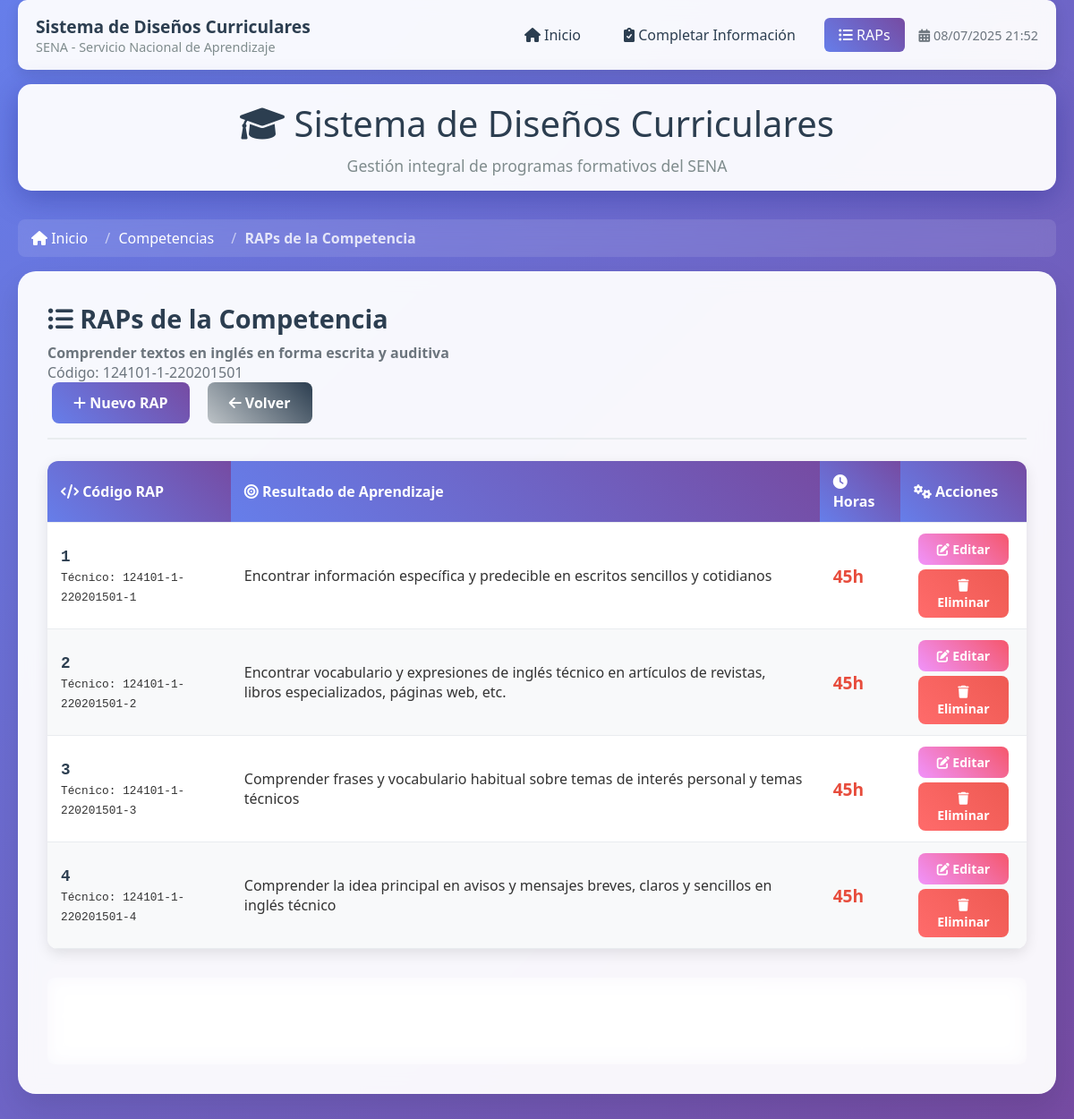
The page /?accion=ver_raps&codigo=124101-1-220201501 on the database its author committed.
### tables this page shows
CREATE TABLE `competencias` (
   
  `codigoDiseñoCompetenciaReporte` varchar(255) NOT NULL,
  `codigoCompetenciaReporte` varchar(255) NOT NULL,
  `codigoCompetenciaPDF` varchar(255) DEFAULT NULL,
  `nombreCompetencia` varchar(255) NOT NULL,
   
  `normaUnidadCompetencia` text DEFAULT NULL,
   
  `horasDesarrolloCompetencia` decimal(10,2) DEFAULT NULL,
   
  `requisitosAcademicosInstructor` text DEFAULT NULL,
  `experienciaLaboralInstructor` text DEFAULT NULL
);

CREATE TABLE `raps` (
   
  `codigoDiseñoCompetenciaReporteRap` varchar(255) NOT NULL,
  `codigoRapReporte` varchar(255) NOT NULL,
   
  `nombreRap` text DEFAULT NULL,
   
  `horasDesarrolloRap` decimal(10,2) DEFAULT NULL
);

### sql/conexion.php (called while the page is built, shortened)
<?php
class Conexion {
    private $host = 'localhost';
    private $dbname = 'disenos_curriculares';
    private $user = 'root';
    private $password = '';
    private $port = 3306;
    private $charset = 'utf8mb4';
    private $conexion;
    public function __construct() {
        try {
            $dsn = "mysql:host=$this->host;port=$this->port;dbname=$this->dbname;charset=$this->charset";
            $this->conexion = new PDO($dsn, $this->user, $this->password);
            $this->conexion->setAttribute(PDO::ATTR_ERRMODE, PDO::ERRMODE_EXCEPTION);
            $this->conexion->exec("SET NAMES 'utf8mb4' COLLATE 'utf8mb4_unicode_ci'");
        } catch (PDOException $e) {
            error_log('Error de conexión a la base de datos: ' . $e->getMessage());
            throw new Exception('Error de conexión a la base de datos');
        }
    }
    public function obtenerConexion() {
        return $this->conexion;
    }
}
?>

### math/forms/metodosDisenos.php (called while the page is built, shortened)
<?php
require_once __DIR__ . '/../../sql/conexion.php';
class MetodosDisenos extends Conexion {
    private $conexion;
    public function __construct() {
        $this->conexion = new Conexion();
        $this->conexion = $this->conexion->obtenerConexion();
    }
    public function obtenerRapsPorCompetencia($codigoDiseñoCompetenciaReporte) {
        try {
            $stmt = $this->conexion->prepare("SELECT * FROM raps WHERE codigoDiseñoCompetenciaReporteRap LIKE ? ORDER BY codigoDiseñoCompetenciaReporteRap");
            $stmt->execute([$codigoDiseñoCompetenciaReporte . '-%']);
            return $stmt->fetchAll(PDO::FETCH_ASSOC);
        } catch (PDOException $e) {
            throw new Exception("Error al obtener RAPs: " . $e->getMessage());
        }
    }
    public function obtenerCompetenciaPorCodigo($codigoDiseñoCompetenciaReporte) {
        try {
            $stmt = $this->conexion->prepare("SELECT * FROM competencias WHERE codigoDiseñoCompetenciaReporte = ?");
            $stmt->execute([$codigoDiseñoCompetenciaReporte]);
            return $stmt->fetch(PDO::FETCH_ASSOC);
        } catch (PDOException $e) {
            throw new Exception("Error al obtener competencia: " . $e->getMessage());
        }
    }
}
?>

### app/forms/vistas/listar_raps.php (the view, shortened to what this page needs)
<div class="card-header">
    <div class="flex-between">
        <div>
            <h2 class="card-title"><i class="fas fa-list-ul"></i> RAPs de la Competencia</h2>
            <p class="card-subtitle">
                <strong><?php echo htmlspecialchars($competencia_actual['nombreCompetencia'] ?? 'Competencia no encontrada'); ?></strong>
                <br>Código: <?php echo htmlspecialchars($_GET['codigo'] ?? ''); ?>
            </p>
        </div>
        <div style="display: flex; gap: 10px;">
            <a href="?accion=crear&tipo=raps&codigoDiseñoCompetenciaReporte=<?php echo urlencode($_GET['codigo'] ?? ''); ?>" class="btn btn-primary">
                <i class="fas fa-plus"></i> Nuevo RAP
            </a>
            <?php
            $partes = explode('-', $_GET['codigo'] ?? '');
            $codigoDiseño = isset($partes[0]) && isset($partes[1]) ? $partes[0] . '-' . $partes[1] : '';
            ?>
            <a href="?accion=ver_competencias&codigo=<?php echo urlencode($codigoDiseño); ?>" class="btn btn-secondary">
                <i class="fas fa-arrow-left"></i> Volver
            </a>
        </div>
    </div>
</div>
<?php if (!$competencia_actual): ?>
    <div class="alert alert-danger">
        <i class="fas fa-exclamation-triangle"></i>
        No se encontró la competencia especificada.
    </div>
<?php else: ?>
    <div class="table-container">
        <table class="table">
            <thead>
                <tr>
                    <th><i class="fas fa-code"></i> Código RAP</th>
                    <th><i class="fas fa-bullseye"></i> Resultado de Aprendizaje</th>
                    <th><i class="fas fa-clock"></i> Horas</th>
                    <th><i class="fas fa-cogs"></i> Acciones</th>
                </tr>
            </thead>
            <tbody>
                <?php foreach ($raps as $rap): ?>
                    <tr>
                        <td>
                            <span style="font-family: monospace; font-weight: bold; color: #2c3e50; font-size: 1.1rem;">
                                <?php echo htmlspecialchars($rap['codigoRapReporte'] ?? 'Sin código'); ?>
                            </span>
                            <br>
                            <small class="text-muted" style="font-family: monospace; font-size: 0.8rem;">
                                Técnico: <?php echo htmlspecialchars($rap['codigoDiseñoCompetenciaReporteRap']); ?>
                            </small>
                        </td>
                        <td>
                            <div style="line-height: 1.4;">
                                <?php echo nl2br(htmlspecialchars($rap['nombreRap'])); ?>
                            </div>
                        </td>
                        <td>
                            <span style="font-size: 1.2rem; font-weight: bold; color: #e74c3c;">
                                <?php echo number_format($rap['horasDesarrolloRap'] ?? 0, 0); ?>h
                            </span>
                        </td>
                        <td>
                            <div style="display: flex; flex-direction: column; gap: 5px;">
                                <a href="?accion=editar&tipo=raps&codigo=<?php echo urlencode($rap['codigoDiseñoCompetenciaReporteRap']); ?>"
                                   class="btn btn-warning btn-sm" title="Editar">
                                    <i class="fas fa-edit"></i> Editar
                                </a>
                                <a href="?accion=eliminar&tipo=raps&codigo=<?php echo urlencode($rap['codigoDiseñoCompetenciaReporteRap']); ?>"
                                   class="btn btn-danger btn-sm"
                                   onclick="return confirm('¿Estás seguro de eliminar este RAP?')"
                                   title="Eliminar">
                                    <i class="fas fa-trash"></i> Eliminar
                                </a>
                            </div>
                        </td>
                    </tr>
                <?php endforeach; ?>
            </tbody>
        </table>
    </div>
    <div style="margin-top: 2rem; padding: 1rem; background: rgba(255, 255, 255, 0.1); border-radius: 8px; backdrop-filter: blur(10px);">
        <div style="display: grid; grid-template-columns: repeat(auto-fit, minmax(200px, 1fr)); gap: 1rem; color: white;">
            <div class="text-center">
                <h3 style="margin: 0; font-size: 2rem; color: #fff;"><?php echo count($raps); ?></h3>
                <p style="margin: 0; opacity: 0.8;">RAPs</p>
            </div>
            <div class="text-center">
                <h3 style="margin: 0; font-size: 2rem; color: #fff;">
                </h3>
                <p style="margin: 0; opacity: 0.8;">Horas RAPs</p>
            </div>
            <div class="text-center">
                <h3 style="margin: 0; font-size: 2rem; color: #fff;">
                </h3>
                <p style="margin: 0; opacity: 0.8;">Cobertura Competencia</p>
            </div>
            <div class="text-center">
                <h3 style="margin: 0; font-size: 2rem; color: #fff;">
                </h3>
                <p style="margin: 0; opacity: 0.8;">Horas Competencia</p>
            </div>
        </div>
    </div>
<?php endif; ?>

### assets/css/forms/estilosPrincipales.css (style rules this page uses)
* { margin: 0; padding: 0; box-sizing: border-box; }
body { font-family: 'Segoe UI', Tahoma, Geneva, Verdana, sans-serif; background: linear-gradient(135deg, #667eea 0%, #764ba2 100%); min-height: 100vh; color: #333; }
.card-header { border-bottom: 2px solid #e9ecef; padding-bottom: 1rem; margin-bottom: 1.5rem; }
.card-title { font-size: 1.8rem; color: #2c3e50; font-weight: 600; margin-bottom: 0.5rem; }
.card-subtitle { color: #6c757d; font-size: 1rem; }
.btn { padding: 12px 24px; border: none; border-radius: 8px; font-size: 1rem; font-weight: 600; cursor: pointer; transition: all 0.3s ease; text-decoration: none; display: inline-block; text-align: center; margin: 0 5px; }
.btn-primary { background: linear-gradient(45deg, #667eea, #764ba2); color: white; }
.btn-warning { background: linear-gradient(45deg, #f093fb, #f5576c); color: white; }
.btn-danger { background: linear-gradient(45deg, #ff6b6b, #ee5a52); color: white; }
.btn-secondary { background: linear-gradient(45deg, #bdc3c7, #2c3e50); color: white; }
.btn-sm { padding: 8px 16px; font-size: 0.875rem; }
.table-container { overflow-x: auto; background: white; border-radius: 12px; box-shadow: 0 5px 15px rgba(0, 0, 0, 0.1); }
.table { width: 100%; border-collapse: collapse; margin: 0; }
.table th, .table td { padding: 12px 15px; text-align: left; border-bottom: 1px solid #e9ecef; }
.table th { background: linear-gradient(45deg, #667eea, #764ba2); color: white; font-weight: 600; position: sticky; top: 0; z-index: 10; }
.table tbody tr:nth-child(even) { background: #f8f9fa; }

### rows shown on the page
competencias: nombreCompetencia "Comprender textos en inglés en forma escrita y auditiva"
raps: codigoRapReporte "1", codigoDiseñoCompetenciaReporteRap "124101-1-220201501-1", nombreRap "Encontrar información específica y predecible en escritos sencillos y cotidianos", horasDesarrolloRap "45"
raps: codigoRapReporte "2", codigoDiseñoCompetenciaReporteRap "124101-1-220201501-2", nombreRap "Encontrar vocabulario y expresiones de inglés técnico en artículos de revistas, libros especializados, páginas web, etc.", horasDesarrolloRap "45"
raps: codigoRapReporte "3", codigoDiseñoCompetenciaReporteRap "124101-1-220201501-3", nombreRap "Comprender frases y vocabulario habitual sobre temas de interés personal y temas técnicos", horasDesarrolloRap "45"
raps: codigoRapReporte "4", codigoDiseñoCompetenciaReporteRap "124101-1-220201501-4", nombreRap "Comprender la idea principal en avisos y mensajes breves, claros y sencillos en inglés técnico", horasDesarrolloRap "45"

### other values the page prints
$_GET['codigo'] "124101-1-220201501"
